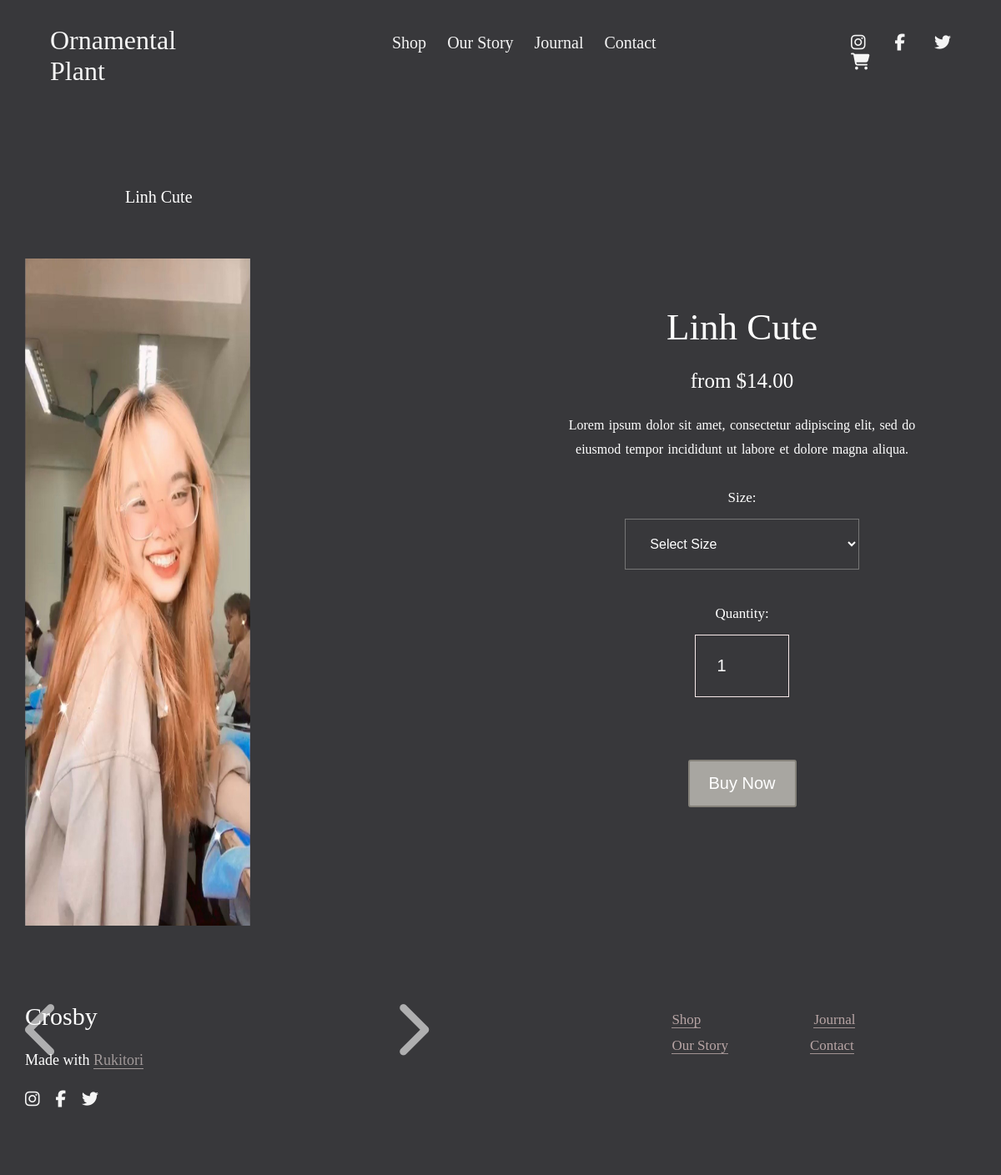
The app's page /product/2 with its own data.
### shop/models.py (models this page shows)
class Product(models.Model):
    name = models.CharField(max_length=100)
    cost = models.IntegerField()
    image1 = models.ImageField(null=True, blank=True, upload_to="images/")
    image2 = models.ImageField(null=True, blank=True, upload_to="images/")
    quantity = models.IntegerField()

### shop/views.py (the view)
# urls.py: path('product/<int:product_id>', views.product, name="product"),
def product(request, product_id):
    product = Product.objects.get(id=product_id)
    return render(request, 'shop/product.html', {'product': product})

### shop/templates/shop/product.html (shortened to what this page needs)
{% load static %}
<!DOCTYPE html>
<html lang="en">
<head>
  <link rel="stylesheet" href="{% static 'shop/vendors/css/grid.css' %}" />
  <link rel="stylesheet" href="{% static 'shop/resources/css/product.css' %}" />
</head>
<body>
  <header class="header">
    <nav class="sticky">
      <div class="header-title">
        <div class="header-title-text">
          <a href="{% url 'home' %}">Ornamental Plant</a>
        </div>
      </div>
      <div class="header-nav">
        <ul class="main-nav">
          <li><a href="{% url 'shopPage' %}">Shop</a></li>
          <li><a href="{% url 'story' %}">Our Story</a></li>
          <li id="journal"><a href="{% url 'journal' %}">Journal</a></li>
          <li><a href="{% url 'contact' %}">Contact</a></li>
        </ul>
      </div>
      <div class="header-actions">
        <ul class="socials">
          <li>
            <a href="https://www.instagram.com/"><i class="fab fa-instagram"></i></a>
          </li>
          <li>
            <a href="https://www.facebook.com/"><i class="fab fa-facebook-f"></i></a>
          </li>
          <li>
            <a href="https://twitter.com/"><i class="fab fa-twitter"></i></a>
          </li>
          <li>
            <a href="{% url 'shopPage' %}"><i class="fas fa-shopping-cart"></i></a>
          </li>
        </ul>
      </div>
    </nav>
  </header>
  <section class="product-details">
    <form action="{% url 'saveDeal'  product.id %}" method="POST">
      <p class="head">{{ product.name }}</p>
      <div class="row">
        <div class="col span-1-of-2">
          <div class="box-slide">
            <div class="product-img active"><img src="{{ product.image1.url }}" id="img1"></div>
          </div>
          <div class="btn-slide">
            <span id="btn-prev"><i class="fas fa-chevron-left"></i></span>
            <span id="btn-next"><i class="fas fa-chevron-right"></i></span>
          </div>
        </div>
        <div class="col span-1-of-2">
          <div class="form">
            <h1>{{ product.name }}</h1>
            <h2 id="cost">from ${{ product.cost }}.00</h2>
            <p>
              Lorem ipsum dolor sit amet, consectetur adipiscing elit, sed do
              <br />
              eiusmod tempor incididunt ut labore et dolore magna aliqua.
            </p>
            <form method="POST" action="">
              <label>Size:</label>
              <br />
              <select onchange="validate(this)" name="size">
                <option value="select">Select Size</option>
              </select>
              <br />
              <label>Quantity:</label>
              <br />
              <input type="number" max="9999" min="1" value="1" name="quantity" />
            </form>
            <div class="buy">
              <input type="submit" value="Buy Now" />
            </div>
          </div>
        </div>
      </div>
    </form>
  </section>
  <section class="section-end">
    <div class="row">
      <div class="col span-1-of-2 box-end">
        <h4>Crosby</h4>
        <h5>Made with <a href="#">Rukitori</a></h5>
        <ul class="socials-end">
          <li>
            <a href="https://instagram.com/"><i class="fab fa-instagram"></i></a>
          </li>
          <li>
            <a href="https://facebook.com/"><i class="fab fa-facebook-f"></i></a>
          </li>
          <li>
            <a href="https://twitter.com/"><i class="fab fa-twitter"></i></a>
          </li>
        </ul>
      </div>
      <div class="col span-1-of-2">
        <ul class="nav-end-1">
          <li><a href="{% url 'shopPage' %}">Shop</a></li>
          <li><a href="{% url 'journal' %}">Journal</a></li>
        </ul>
        <ul class="nav-end-2">
          <li><a href="{% url 'story' %}">Our Story</a></li>
          <li><a href="{% url 'contact' %}">Contact</a></li>
        </ul>
      </div>
    </div>
  </section>
</body>
</html>

### shop/static/shop/resources/css/product.css (style rules this page uses)
* { margin: 0; padding: 0; box-sizing: border-box; }
body { overflow-x: hidden; }
html { background-color: #ffffff; color: #5a5a5a; font-family: "Playfair Display", serif; font-size: 20px; text-rendering: optimizeLegibility; }
.row { width: 1140px; margin: 0 auto; }
a { text-decoration: none; color: whitesmoke; }
ul { list-style: none; }
li { display: inline-block; }
.header { background-color: #38383b; height: 16vmax; }
.header-title { width: 25%; float: left; }
.header-nav { width: 50%; float: left; }
.header-actions { width: 25%; float: left; }
.header-title-text { margin: 30px 60px; }
.header-title-text a { font-size: 32px; font-weight: 400; }
.socials { margin-left: 40%; margin-top: 40px; }
.main-nav { margin-left: 25%; margin-top: 40px; }
.main-nav li { margin-left: 20px; }
.socials li { margin-right: 30px; }
.sticky { position: fixed; top: 0; left: 0; width: 100%; z-index: 900; }
.head { color: white; margin-left: 12.5%; margin-bottom: 50px; }
.product-details { background-color: #38383b; }
#img1 { width: 60%; height: 800px; }
.box-slide { width: 100%; overflow: hidden; }
.product-img { opacity: 0; visibility: hidden; position: absolute; }
.product-img.active { opacity: 1; visibility: visible; }
.btn-slide span { color: white; font-size: 70px; opacity: 0.6; cursor: pointer; }
#btn-prev { position: absolute; top: 85%; z-index: 10; }
#btn-next { position: absolute; top: 85%; left: 39.2%; z-index: 10; }
.form { color: #ffffff; text-align: center; margin-top: 10%; }
.form h1 { font-size: 45px; font-weight: 100; margin-bottom: 25px; }
.form h2 { font-size: 25px; font-weight: 100; margin-bottom: 25px; }
.form p { font-size: 16px; word-spacing: 1.5px; line-height: 180%; margin-bottom: 30px; }
label { font-size: 17px; }
select { width: 50%; padding: 20px 25px; background-color: #38383b; color: white; font-size: 16px; font-weight: 100; margin-top: 15px; margin-bottom: 40px; outline: none; cursor: pointer; }
option { background-color: white; color: #000; }
input { width: 20%; padding: 25px; font-size: 20px; margin-top: 15px; background-color: #38383b; outline: none; color: white; border: 1px groove rgb(247, 233, 233); }
.buy { margin-top: 60px; }
.buy input { width: 130px; background-color: #a8a6a1; padding: 15px 10px; border-radius: 3px; border: 2px solid #85827a; outline: none; cursor: pointer; }
.section-end { background-color: #38383b; padding-top: 15vmax; padding-bottom: 5vmax; }
.box-end h4 { font-size: 30px; color: white; font-weight: 100; margin-bottom: 25px; }
.box-end h5 { font-size: 18px; color: white; font-weight: 100; margin-bottom: 25px; }
.box-end h5 a { color: rgb(161, 153, 153); border-bottom: 1px solid rgb(161, 153, 153); }
.socials-end li { margin-right: 14px; }
.nav-end-1, .nav-end-2 { margin-left: 35%; margin-top: 8px; }
.nav-end-1 li a, .nav-end-2 li a { color: rgb(184, 165, 165); font-size: 17px; border-bottom: 1px solid rgb(160, 146, 146); }
.nav-end-1 li { margin-right: 130px; }
.nav-end-2 li { margin-right: 93px; }

### records on screen
Product: name "Linh Cute", image1 (picture), cost "14"
